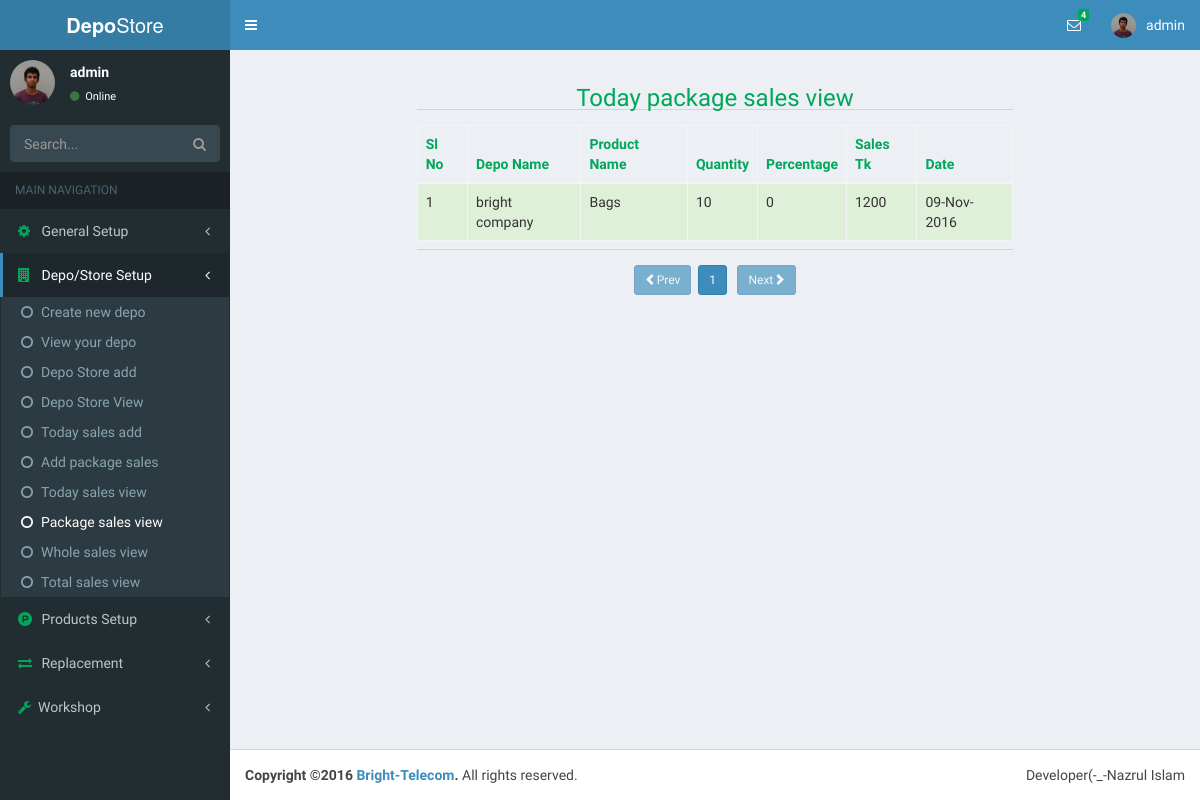
Page /index.php?page=viewTodayPackageSales&folder=depoinfo (signed in) on the earlier database version.
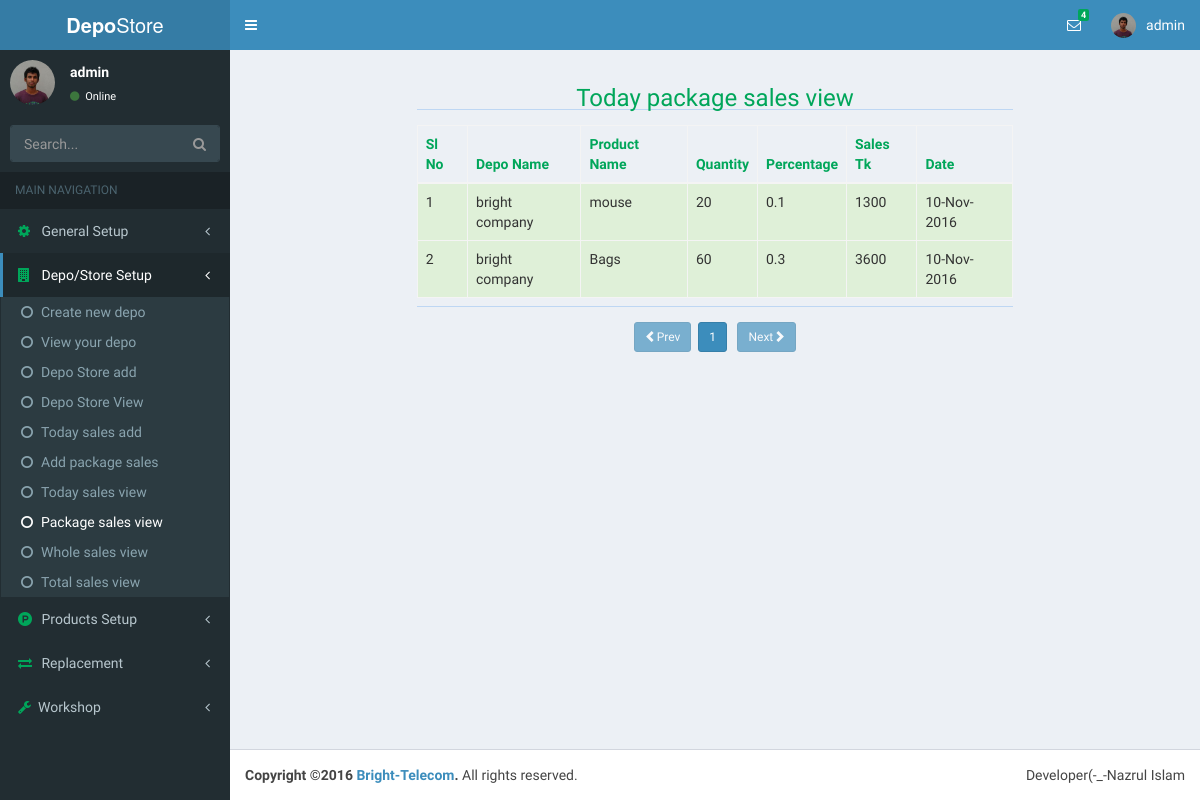
Same page on the later database version.
### tables this page shows
CREATE TABLE `user` (
  `id` int(11) NOT NULL,
  `userName` varchar(20) NOT NULL,
  `password` varchar(42) NOT NULL,
  `userType` varchar(20) NOT NULL,
  `last_login` timestamp NOT NULL DEFAULT CURRENT_TIMESTAMP,
  `status` varchar(8) NOT NULL
);

CREATE TABLE `package` (
  `id` int(11) NOT NULL,
  `depo_id` int(11) NOT NULL,
  `store_id` int(11) NOT NULL,
  `total_item` int(11) NOT NULL,
  `percentageOff` float NOT NULL,
  `total_sales_taka` int(11) NOT NULL,
  `package_date` date NOT NULL
);

CREATE TABLE `depo` (
  `id` int(11) NOT NULL,
  `user_id` int(11) NOT NULL,
  `depo_name` varchar(80) NOT NULL,
  `first_name` varchar(15) NOT NULL,
  `last_name` varchar(15) NOT NULL,
  `birthDate` date NOT NULL,
  `nid` int(19) NOT NULL,
  `phone` int(11) NOT NULL,
  `email` varchar(35) NOT NULL,
  `website` varchar(35) NOT NULL,
  `upazilla` varchar(20) NOT NULL,
  `district` varchar(20) NOT NULL,
  `division` varchar(20) NOT NULL,
  `street` varchar(40) NOT NULL,
  `uploader` varchar(20) NOT NULL,
  `create_date` timestamp NOT NULL DEFAULT CURRENT_TIMESTAMP,
  `profile_update` timestamp NOT NULL DEFAULT CURRENT_TIMESTAMP ON UPDATE CURRENT_TIMESTAMP,
  `picture` varchar(47) NOT NULL
);

CREATE TABLE `products` (
  `id` int(11) NOT NULL,
  `user_id` int(11) NOT NULL,
  `cat_id` int(11) NOT NULL,
  `pro_name` varchar(30) NOT NULL,
  `pro_price` int(6) NOT NULL,
  `quantity` int(6) NOT NULL,
  `total_price` int(11) NOT NULL,
  `uploader` varchar(30) NOT NULL,
  `entry_date` date NOT NULL
);

### necessaryClass/user.php (called while the page is built, shortened)
<?php
class loginUser{
	public function userType(){
		if($_SESSION['userType']=='admin' OR $_SESSION['userType']=='superadmin'){
			return $_SESSION['userType'];
		}
		return false;
	}
	public function userLoginId(){
		if($_SESSION['userId']){
			return $_SESSION['userId'];
		}
		return false;
	}
}
$obj = new loginUser;
?>

### depoinfo/viewTodayPackageSales.php (the view, shortened to what this page needs)
<?php
	require('database.php');
	include_once('necessaryClass/user.php');
	$userLoginId=$obj->userLoginId();
	$depo=$db->prepare('SELECT * FROM depo WHERE user_id=?');
	$depo->bindParam(1,$userLoginId);
	$depo->execute();
	$fetchDepo=$depo->fetch(PDO::FETCH_ASSOC);
	$depoId=$fetchDepo['id'];
	$packageRecods=$db->prepare("SELECT * FROM package WHERE depo_id=?");
	$packageRecods->bindParam(1,$depoId);
	$packageRecods->execute();
	$rowCount=$packageRecods->rowCount();
	$per_page_row=10;
	$totalPage=ceil($rowCount/$per_page_row);
	$pageNumber=(isset($_GET['pgNumber'])?(int)$_GET['pgNumber']:(int)$_GET['pgNumber']=1);
	$startPage=(int)($pageNumber-1)*$per_page_row;
	$PackageSales=$db->prepare("SELECT *,package.id AS pID,depo.depo_name AS Dname,products.pro_name AS Pname FROM package LEFT JOIN depo ON package.depo_id=depo.id LEFT JOIN depo_store ON package.store_id=depo_store.id LEFT JOIN products ON depo_store.pro_id=products.id WHERE package.depo_id=? ORDER BY pID DESC LIMIT $startPage,$per_page_row");
	$PackageSales->bindParam(1,$depoId);
	$PackageSales->execute();
	$i='';
	$data='';
	while($packageRow=$PackageSales->fetch(PDO::FETCH_ASSOC)){
		$i++;
		$date=date('d-M-Y',strtotime($packageRow['package_date']));
		$data.="
			<tr class='success'>
				<td>$i</td>
				<td>{$packageRow['Dname']}</td>
				<td>{$packageRow['Pname']}</td>
				<td>{$packageRow['total_item']}</td>
				<td>{$packageRow['percentageOff']}</td>
				<td>{$packageRow['total_sales_taka']}</td>
				<td>{$date}</td>
			</tr>
		";
	}
?>
<div class="container-fluid">
	<div class="row">
		<div class="col-sm-8 col-sm-offset-2">
			<h3 class="text-green text-center">Today package sales view</h3>
			<hr>
		</div>
	</div>
	<div class="row">
		<div class="col-sm-8 col-sm-offset-2" style="margin-top:10px">
			<table class="table table-hover table-bordered table-striped table-consendend">
				<thead class="text-green">
					<th>Sl No</th>
					<th>Depo Name</th>
					<th>Product Name</th>
					<th>Quantity</th>
					<th>Percentage</th>
					<th>Sales Tk</th>
					<th>Date</th>
				</thead>
				<tbody>
					<?php echo $data;?>
				</tbody>
			</table><hr>
		</div>
		<div class="col-sm-10 col-sm-offset-1 text-center" style="margin-top:10px">
			<?php
				$prevPage=$pageNumber-1;
				$nextPage=$pageNumber+1;
				if($pageNumber<=1){
					echo"<a href='index.php?page=viewTodayPackageSales&folder=depoinfo&pgNumber={$prevPage}' class='btn btn-primary btn-sm disabled'><span class='glyphicon glyphicon-chevron-left'></span>Prev</a>&nbsp;&nbsp;";
				}else{
					echo"<a href='index.php?page=viewTodayPackageSales&folder=depoinfo&pgNumber={$prevPage}' class='btn btn-primary btn-sm'><span class='glyphicon glyphicon-chevron-left'></span>Prev</a>&nbsp;&nbsp;";
				}
				if($pageNumber>$totalPage){
					echo"Page not found";
				}else{
					for($i=1;$i<=$totalPage;$i++){
						if($i == $pageNumber){
							echo"<a href='index.php?page=viewTodayPackageSales&folder=depoinfo&pgNumber={$i}' class='btn btn-primary btn-sm'>$i</a>&nbsp;";
						}else{
							echo"<a href='index.php?page=viewTodayPackageSales&folder=depoinfo&pgNumber={$i}' class='btn btn-default btn-sm'>$i</a>&nbsp;";
						}
					}
				}
			if($totalPage==$pageNumber){
				echo"&nbsp;&nbsp;<a href='index.php?page=viewTodayPackageSales&folder=depoinfo&pgNumber={$nextPage}' class='btn btn-primary btn-sm disabled'>Next<span class='glyphicon glyphicon-chevron-right'></span></a>";
			}else{
				echo"&nbsp;&nbsp;<a href='index.php?page=viewTodayPackageSales&folder=depoinfo&pgNumber={$nextPage}' class='btn btn-primary btn-sm'>Next<span class='glyphicon glyphicon-chevron-right'></span></a>";
			}
			?>
		</div>
	</div>
</div>

### include/header.php (shortened to what this page needs)
<?php
require('database.php');
require('necessaryClass/user.php');
$userId=$_SESSION['userId'];
$userNameSelect=$db->prepare("SELECT * FROM `user` WHERE id=?");
$userNameSelect->bindParam(1,$userId);
$userNameSelect->execute();
$userNameRow=$userNameSelect->fetch(PDO::FETCH_ASSOC);
?>
<!DOCTYPE html>
<html>
	<head>
	  <link rel="stylesheet" href="bootstrap/css/bootstrap.min.css">
	  <link rel="stylesheet" href="https://cdnjs.cloudflare.com/ajax/libs/font-awesome/4.5.0/css/font-awesome.min.css">
	  <link rel="stylesheet" href="../datepicker/css/datepicker.css">
	  <link rel="stylesheet" href="dist/css/AdminLTE.min.css">
	       <link href="http://ajax.googleapis.com/ajax/libs/jqueryui/1.8/themes/base/jquery-ui.css" rel="stylesheet" type="text/css"/>
	  <link rel="stylesheet" href="dist/css/skins/_all-skins.min.css">
	  <link rel="stylesheet" href="datepicker/css/datepicker.css">
	  <link rel="stylesheet" href="plugins/bootstrap-wysihtml5/bootstrap3-wysihtml5.min.css">
	</head>
	<body class="hold-transition skin-blue sidebar-mini">
		<div class="wrapper">
		  <header class="main-header">
		    <a href="index.php" class="logo">
		      <span class="logo-lg"><b>Depo</b>Store</span>
		    </a>
		    <nav class="navbar navbar-static-top">
		      <a href="#" class="sidebar-toggle" data-toggle="offcanvas" role="button">
		      </a>
		      <div class="navbar-custom-menu">
		        <ul class="nav navbar-nav">
		          <li class="dropdown messages-menu">
		            <a href="#" class="dropdown-toggle" data-toggle="dropdown">
		              <i class="fa fa-envelope-o"></i>
		              <span class="label label-success">4</span>
		            </a>
		          </li>
		          <li class="dropdown user user-menu">
		            <a href="#" class="dropdown-toggle" data-toggle="dropdown">
		              <img src="dist/img/user2-160x160.jpg" class="user-image" alt="User Image">
		              <span class="hidden-xs"><?php echo $userNameRow['userName'];?></span>
		            </a>
		          </li>
		        </ul>
		      </div>
		    </nav>
		  </header>

### include/sideBar.php (shortened to what this page needs)
<aside class="main-sidebar">
    <section class="sidebar">
      <div class="user-panel">
        <div class="pull-left image">
          <img src="dist/img/user2-160x160.jpg" class="img-circle" alt="User Image">
        </div>
        <div class="pull-left info">
          <p><?php echo $userNameRow['userName'];?></p>
          <a href="#"><i class="fa fa-circle text-success"></i> Online</a>
        </div>
      </div>
      <form action="#" method="get" class="sidebar-form">
        <div class="input-group">
          <input type="text" name="q" class="form-control" placeholder="Search...">
              <span class="input-group-btn">
                <button type="submit" name="search" id="search-btn" class="btn btn-flat"><i class="fa fa-search"></i>
                </button>
              </span>
        </div>
      </form>
      <ul class="sidebar-menu">
        <li class="header">MAIN NAVIGATION</li>
        <?php
        	if($obj->userType()){
        ?>
	        <li class="<?php echo(isset($_GET['folder']) && $_GET['folder']=='setup')?'active':null;?> treeview">
	          <a href="#">
	            <i class="fa fa-cog text-green"></i> <span>General Setup</span>
	            <span class="pull-right-container">
	              <i class="fa fa-angle-left pull-right"></i>
	            </span>
	          </a>
	        </li>
        <?php } ?>
        <li class="<?php echo(isset($_GET['folder']) && $_GET['folder']=='depoinfo')?'active':null;?> treeview">
          <a href="#">
            <i class="fa fa-building text-green"></i> <span>Depo/Store Setup</span>
            <span class="pull-right-container">
              <i class="fa fa-angle-left pull-right"></i>
            </span>
          </a>
          <ul class="treeview-menu">
            <li class="<?php echo (isset($_GET['page']) && $_GET['page']=='depoInfoSetup')? 'active':null;?>"><a href="index.php?page=depoInfoSetup&folder=depoinfo"><i class="fa fa-circle-o"></i>Create new depo</a></li>
            <li class="<?php echo (isset($_GET['page']) && $_GET['page']=='depoView')? 'active':null;?>"><a href="index.php?page=depoView&folder=depoinfo"><i class="fa fa-circle-o"></i>View your depo</a></li>
            <li class="<?php echo (isset($_GET['page']) && $_GET['page']=='depoStoreSetup')? 'active':null;?>"><a href="index.php?page=depoStoreSetup&folder=depoinfo"><i class="fa fa-circle-o"></i>Depo Store add</a></li>
            <li class="<?php echo (isset($_GET['page']) && $_GET['page']=='depoStoreView')? 'active':null;?>"><a href="index.php?page=depoStoreView&folder=depoinfo"><i class="fa fa-circle-o"></i>Depo Store View</a></li>
            <li class="<?php echo (isset($_GET['page']) && $_GET['page']=='depoTodaySales')? 'active':null;?>"><a href="index.php?page=depoTodaySales&folder=depoinfo"><i class="fa fa-circle-o"></i>Today sales add</a></li>
            <li class="<?php echo (isset($_GET['page']) && $_GET['page']=='packageSetup')? 'active':null;?>"><a href="index.php?page=packageSetup&folder=depoinfo"><i class="fa fa-circle-o"></i>Add package sales</a></li>
            <li class="<?php echo (isset($_GET['page']) && $_GET['page']=='viewTodaySales')? 'active':null;?>"><a href="index.php?page=viewTodaySales&folder=depoinfo"><i class="fa fa-circle-o"></i>Today sales view</a></li>
            <li class="<?php echo (isset($_GET['page']) && $_GET['page']=='viewTodayPackageSales')? 'active':null;?>"><a href="index.php?page=viewTodayPackageSales&folder=depoinfo"><i class="fa fa-circle-o"></i>Package sales view</a></li>
            <li class="<?php echo (isset($_GET['page']) && $_GET['page']=='viewTodayWholeSales')? 'active':null;?>"><a href="index.php?page=viewTodayWholeSales&folder=depoinfo"><i class="fa fa-circle-o"></i>Whole sales view</a></li>
            <li class="<?php echo (isset($_GET['page']) && $_GET['page']=='viewDepoTotalSales')? 'active':null;?>"><a href="index.php?page=viewDepoTotalSales&folder=depoinfo"><i class="fa fa-circle-o"></i>Total sales view</a></li>
          </ul>
        </li>
        <?php
        	if($obj->userType()){
        ?>
	        <li class="<?php echo(isset($_GET['folder']) && $_GET['folder']=='products')?'active':null;?> treeview">
	          <a href="#">
	            <i class="fa fa-product-hunt text-green"></i> <span>Products Setup</span>
	            <span class="pull-right-container">
	              <i class="fa fa-angle-left pull-right"></i>
	            </span>
	          </a>
	        </li>
        <?php } ?>
        <li class="<?php echo(isset($_GET['folder']) && $_GET['folder']=='replace')?'active':null;?> treeview">
        	<a href="#">
            <i class="fa fa-exchange text-green"></i> <span>Replacement</span>
            <span class="pull-right-container">
              <i class="fa fa-angle-left pull-right"></i>
            </span>
          </a>
        </li>
         <?php
         	if($obj->userType()){
         ?>
	        <li class="<?php echo(isset($_GET['folder']) && $_GET['folder']=='workshop')?'active':null;?> treeview">
	          <a href="#">
	            <i class="fa fa-wrench text-green"></i><span>Workshop</span>
	            <span class="pull-right-container">
	              <i class="fa fa-angle-left pull-right"></i>
	            </span>
	          </a>
	        </li>
        <?php } ?>
      </ul>
    </section>
  </aside>

### index.php (shortened to what this page needs)
<?php include('include/header.php'); ?>
<?php include('include/sideBar.php');?>
		  <div class="content-wrapper">
		    <section class="content">
		    	<?php
		    		if(isset($_GET['page'])){
		    			$page=$_GET['page'];
		    			if(isset($_GET['folder'])){
		    				$folder=$_GET['folder'];
		    				include($folder.'/'.$page.'.php');
		    			}else{
		    				include($page.'.php');
		    			}
		    		}
		    	?>
		    </section>
		  </div>
<?php include('include/footer.php');?>

### include/footer.php (shortened to what this page needs)
		  <footer class="main-footer">
		    <div class="pull-right hidden-xs">
		      <p>Developer(-_-Nazrul Islam</p>
		    </div>
		    <strong>Copyright &copy;<?php echo date('Y');?> <a href="nazrul.com.bd">Bright-Telecom</a>.</strong> All rights
		    reserved.
		  </footer>
		</div>
	</body>
</html>

Differences in the rows shown:
removed package: depo.depo_name "bright company", products.pro_name "Bags", total_item "10", percentageOff "0", total_sales_taka "1200", package_date "09-Nov-2016"
added package: depo.depo_name "bright company", products.pro_name "mouse", total_item "20", percentageOff "0.1", total_sales_taka "1300", package_date "10-Nov-2016"
added package: depo.depo_name "bright company", products.pro_name "Bags", total_item "60", percentageOff "0.3", total_sales_taka "3600", package_date "10-Nov-2016"
